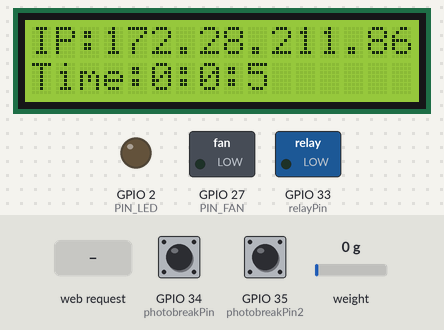
Bench run of a sketch on a simulated ESP32. Shown: 16×2 character LCD, switched loads named in the sketch (green lamp = pin HIGH), output pins drawn as LEDs (lit = HIGH). The test bench sets the inputs (shaded band); at power-on: GPIO 34 (photobreakPin) HIGH, GPIO 35 (photobreakPin2) HIGH, weight on the scale 0 g. WiFi joins after 1.5 s; servers stay silent unless stated; storage starts empty; what the sketch prints to the serial monitor is not drawn.

Above: at 5.4 s.
5.5 s: HTTP request GET /BUTTON_0 received
At 6.9 s:
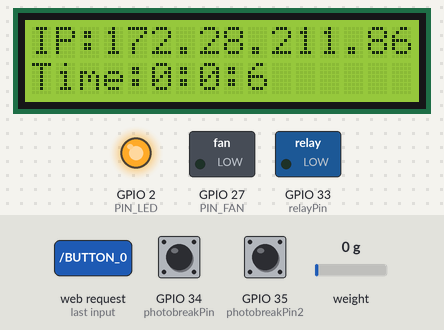
8.5 s: HTTP request GET /UPDATE_SLIDER?VALUE=1 received
At 9.5 s:
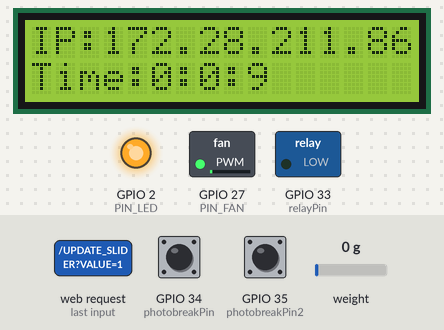
11.5 s: HTTP request GET /UPDATE_SLIDER?VALUE=120 received
At 13.8 s:
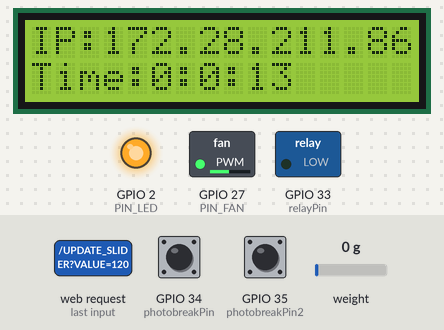
14.5 s: HTTP request GET /BUTTON_0?VALUE=1 received
At 15.6 s:
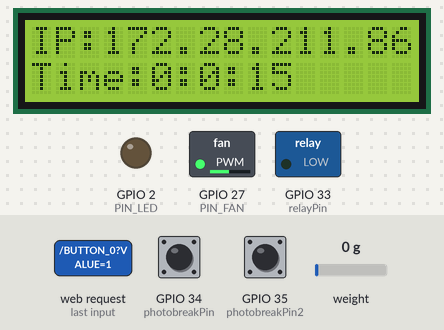
17.5 s: HTTP request GET /UPDATE_SLIDER?VALUE=1 received
At 18.8 s:
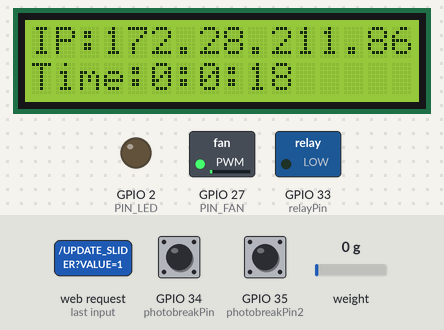
Timing chart, 0 to 20.5 s (numbered marks = the images above; inputs shaded):
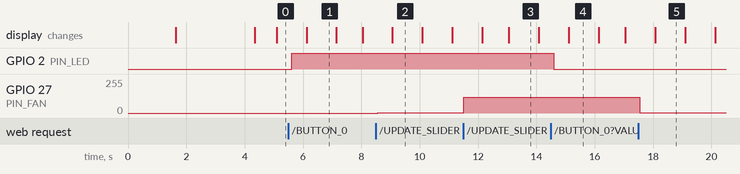

The sketch:

IntegratedXlabV11.ino
```cpp
#include <WiFi.h>       // standard library
#include <WebServer.h>  // standard library
#include "SuperMon.h"   // .h file that stores your html page code
#include <FS.h>
#include <SD.h>
#include <SPI.h>    //SD card
#include <HX711.h>  //Load cell
#include <Wire.h>   //LCD
#include <LiquidCrystal_I2C.h>

#define USE_INTRANET
#define DEBUGMODE
#define LOCAL_SSID "DukeVisitor"
#define LOCAL_PASS NULL
#define AP_SSID "TestWebSite"
#define AP_PASS "023456789"

// start your defines for pins for sensors, outputs etc.
#define PIN_OUTPUT 26 // connected to nothing but an example of a digital write from the web page
#define PIN_FAN 27    // pin 27 and is a PWM signal to control a fan speed
#define PIN_LED 2     //On board LED
#define PIN_A0 34     // some analog input sensor
#define PIN_A1 35     // some analog input sensor

// variables to store measure data and sensor states
int BitsA0 = 0;
float BitsA1 = 0;
float VoltsA0 = 0, VoltsA1 = 0;
int FanSpeed = 0;
bool LED0 = false, SomeOutput = false;
uint32_t SensorUpdate = 0;
int FanRPM = 0;
char XML[2048];
char buf[32];
IPAddress Actual_IP;
IPAddress PageIP(192, 168, 1, 1);
IPAddress gateway(192, 168, 1, 1);
IPAddress subnet(255, 255, 255, 0);
IPAddress ip;

// gotta create a server
WebServer server(80);

//OTHER THINGS FROM INTEGRATION

//sd start
/*
 * Connect the SD card to the following pins:
 *
 * SD Card | ESP32
 *    D2       -
 *    D3       SS
 *    CMD      MOSI
 *    VSS      GND
 *    VDD      3.3V
 *    CLK      SCK
 *    VSS      GND
 *    D0       MISO
 *    D1       -
 */

// load cell
#define calibration_factor -100448.4 //FOR LOAD CELL
#define LOADCELL_DAT_PIN  4 //These 2 for load cell
#define LOADCELL_CLK_PIN  15 //These 2 for load cell

// Pin connected to the digital output of the photobreak sensor

const int photobreakPin = 34;
const int photobreakPin2 = 35;

int rpm = 0;
int rpm2 = 0;
int difference = 0;
unsigned long millisBefore;
unsigned long millisBefore2;
unsigned long timesincewrite;
volatile int interruptCount;
volatile int interruptCount2;
String rpmstr;
String rpmstr2;
String Weightstr;

const int relayPin = 33; // Define the pin for the relay switch
const int differenceThreshold = 950; // Set the difference threshold value
bool relaystate = false;

File myFile;
HX711 scale;
LiquidCrystal_I2C lcd(0x27, 16, 2); // Set the LCD address to 0x27 for a 16 chars and 2 line display


//SETUP STARTS HERE -------------------------------------

void setup() {

  // standard stuff here
  Serial.begin(9600);

  pinMode(relayPin, OUTPUT); // Set relay pin as output

  if(!SD.begin()){
        Serial.println("Card Mount Failed");
        return;
    }
    uint8_t cardType = SD.cardType();

    if(cardType == CARD_NONE){
        Serial.println("No SD card attached");
        return;
    }

    Serial.print("SD Card Type: ");
    if(cardType == CARD_MMC){
        Serial.println("MMC");
    } else if(cardType == CARD_SD){
        Serial.println("SDSC");
    } else if(cardType == CARD_SDHC){
        Serial.println("SDHC");
    } else {
        Serial.println("UNKNOWN");
    }

    uint64_t cardSize = SD.cardSize() / (1024 * 1024);
    Serial.printf("SD Card Size: %lluMB\n", cardSize);

    listDir(SD, "/", 0);
    createDir(SD, "/mydir");
    listDir(SD, "/", 0);
    removeDir(SD, "/mydir");
    listDir(SD, "/", 2);
    writeFile(SD, "/hello.txt", "Hello there~313414123 ");
    appendFile(SD, "/hello.txt", "World! Hold on\n");
    readFile(SD, "/hello.txt");
    deleteFile(SD, "/foo.txt");
    renameFile(SD, "/hello.txt", "/foo.txt");
    readFile(SD, "/foo.txt");

    writeFile(SD, "/data.txt", "Time,Load,RPM1,RPM2\n");

    Serial.printf("Total space: %lluMB\n", SD.totalBytes() / (1024 * 1024));
    Serial.printf("Used space: %lluMB\n", SD.usedBytes() / (1024 * 1024));

    delay(1000);

  while (!Serial) {
    ; // wait for serial port to connect. Needed for native USB port only
  }

  // LCD CODE START
  lcd.init();                       // Initialize the LCD
  lcd.backlight();                  // Turn on the backlight
  lcd.clear();                      // Clear the LCD screen
  // LCD CODE END

  // LOAD CELL SETUP BEGINS HERE
  Serial.println("Finding Scale:");
  scale.begin(LOADCELL_DAT_PIN, LOADCELL_CLK_PIN);
  scale.set_scale(calibration_factor);
  scale.tare(); //zeros the loadcell

  //LOAD CELL SETUP ENDS HERE

  //ENCODER SETUP STARTS HERE

  // Set the photobreak pin as input
  pinMode(photobreakPin, INPUT);
  pinMode(photobreakPin2, INPUT);
  // Attach an interrupt to the photobreak pin
  attachInterrupt(digitalPinToInterrupt(photobreakPin), photobreakInterrupt, FALLING);
  attachInterrupt(digitalPinToInterrupt(photobreakPin2), photobreakInterrupt2, FALLING);

  //ENCODER SETUP ENDS HERE

  pinMode(PIN_FAN, OUTPUT);
  pinMode(PIN_LED, OUTPUT);

  // turn off led
  LED0 = false;
  digitalWrite(PIN_LED, LED0);

  // configure LED PWM functionalitites
  ledcSetup(0, 10000, 8);
  ledcAttachPin(PIN_FAN, 0);
  ledcWrite(0, FanSpeed);

  // if your web page or XML are large, you may not get a call back from the web page
  // and the ESP will think something has locked up and reboot the ESP
  // not sure I like this feature, actually I kinda hate it
  // disable watch dog timer 0
  // disableCore0WDT();

  // maybe disable watch dog timer 1 if needed
    disableCore1WDT();

  // just an update to progress
  Serial.println("starting server");

  // if you have this #define USE_INTRANET,  you will connect to your home intranet, again makes debugging easier
#ifdef USE_INTRANET
  WiFi.begin(LOCAL_SSID, LOCAL_PASS);
  while (WiFi.status() != WL_CONNECTED) {
    delay(500);
    Serial.print(".");
  }
  Serial.print("IP address: "); Serial.println(WiFi.localIP());
  Actual_IP = WiFi.localIP();
#endif

  // if you don't have #define USE_INTRANET, here's where you will create and access point
  // an intranet with no internet connection. But Clients can connect to your intranet and see
  // the web page you are about to serve up
#ifndef USE_INTRANET
  WiFi.softAP(AP_SSID, AP_PASS);
  delay(100);
  WiFi.softAPConfig(PageIP, gateway, subnet);
  delay(100);
  Actual_IP = WiFi.softAPIP();
  Serial.print("IP address: "); Serial.println(Actual_IP);
#endif

  printWifiStatus();

  // these calls will handle data coming back from your web page
  // this one is a page request, upon ESP getting / string the web page will be sent
  server.on("/", SendWebsite);

  // upon esp getting /XML string, ESP will build and send the XML, this is how we refresh
  // just parts of the web page
  server.on("/xml", SendXML);

  // upon ESP getting /UPDATE_SLIDER string, ESP will execute the UpdateSlider function
  // same notion for the following .on calls
  // add as many as you need to process incoming strings from your web page
  // as you can imagine you will need to code some javascript in your web page to send such strings
  // this process will be documented in the SuperMon.h web page code
  server.on("/UPDATE_SLIDER", UpdateSlider);
  server.on("/BUTTON_0", ProcessButton_0);
  server.on("/BUTTON_1", ProcessButton_1);

  // finally begin the server
  server.begin();

}

void loop() {

  //START LOAD CELL

  //Serial.print("Reading: ");
  float Weight = scale.get_units();
  if (Weight <= 0.0) {
      Weight = - Weight;
  }
  BitsA1 = Weight;
  //Serial.print(Weight, 1);
  //Serial.print(" lbs");
  //Serial.println();

  //END LOAD CELL

  if (millis() - millisBefore > 1000) {
    rpm = interruptCount * 60 / 20;
    BitsA0 = rpm;
    interruptCount = 0;
    millisBefore = millis();
  }

  if (millis() - millisBefore2 > 1000) {
    rpm2 = interruptCount2 * 60 / 20;
    interruptCount2 = 0;
    millisBefore2 = millis();
  }

  // Calculate the difference betweent the rpms
  difference = abs(rpm - rpm2);

  // Check if the difference is greater than the threshold
  if (difference > differenceThreshold) {
    relaystate  = true;
  }

  if (relaystate){
    digitalWrite(relayPin, HIGH); // Activate relay (stops the motor)
  }

  unsigned long currentMillis = millis(); // Get current time in milliseconds

  // Convert milliseconds to hours, minutes, seconds, and milliseconds
  unsigned long hours = currentMillis / 3600000;
  unsigned long minutes = (currentMillis % 3600000) / 60000;
  unsigned long seconds = ((currentMillis % 3600000) % 60000) / 1000;
  unsigned long milliseconds = currentMillis % 1000;

  // Create a string for the timestamp
  String timestamp = String(hours) + ":" + String(minutes) + ":" + String(seconds) + "." + String(milliseconds);
  String timestampSHORT = String(hours) + ":" + String(minutes) + ":" + String(seconds);

  lcd.setCursor(0,0);
  lcd.print("IP:172.28.211.86");
  lcd.setCursor(0,1);
  lcd.print("Time:");
  lcd.setCursor(5, 1);
  lcd.print(timestampSHORT);

  Weightstr = String(Weight);
  rpmstr = String(rpm);
  rpmstr2 = String(rpm2);

  // Combine timestamp other data for each row
  String entry = timestamp + "," + Weightstr + "," + rpmstr + "," + rpmstr2 + "\n";


  if ((millis() - timesincewrite) >= 1000){
    timesincewrite = millis();
    appendFile(SD, "/data.txt", entry.c_str());
  }

  // no matter what you must call this handleClient repeatidly--otherwise the web page
  // will not get instructions to do something
  server.handleClient();

}

//START SD FUNCTIONS
void listDir(fs::FS &fs, const char * dirname, uint8_t levels){
    Serial.printf("Listing directory: %s\n", dirname);

    File root = fs.open(dirname);
    if(!root){
        Serial.println("Failed to open directory");
        return;
    }
    if(!root.isDirectory()){
        Serial.println("Not a directory");
        return;
    }

    File file = root.openNextFile();
    while(file){
        if(file.isDirectory()){
            Serial.print("  DIR : ");
            Serial.println(file.name());
            if(levels){
                listDir(fs, file.path(), levels -1);
            }
        } else {
            Serial.print("  FILE: ");
            Serial.print(file.name());
            Serial.print("  SIZE: ");
            Serial.println(file.size());
        }
        file = root.openNextFile();
    }
}

void createDir(fs::FS &fs, const char * path){
    Serial.printf("Creating Dir: %s\n", path);
    if(fs.mkdir(path)){
        Serial.println("Dir created");
    } else {
        Serial.println("mkdir failed");
    }
}

void removeDir(fs::FS &fs, const char * path){
    Serial.printf("Removing Dir: %s\n", path);
    if(fs.rmdir(path)){
        Serial.println("Dir removed");
    } else {
        Serial.println("rmdir failed");
    }
}

void readFile(fs::FS &fs, const char * path){
    Serial.printf("Reading file: %s\n", path);

    File file = fs.open(path);
    if(!file){
        Serial.println("Failed to open file for reading");
        return;
    }

    Serial.print("Read from file: ");
    while(file.available()){
        Serial.write(file.read());
    }
    file.close();
}

void writeFile(fs::FS &fs, const char * path, const char * message){
    Serial.printf("Writing file: %s\n", path);

    File file = fs.open(path, FILE_WRITE);
    if(!file){
        Serial.println("Failed to open file for writing");
        return;
    }
    if(file.print(message)){
        Serial.println("File written");
    } else {
        Serial.println("Write failed");
    }
    file.close();
}

void appendFile(fs::FS &fs, const char * path, const char * message){
    Serial.printf("Appending to file: %s\n", path);

    File file = fs.open(path, FILE_APPEND);
    if(!file){
        Serial.println("Failed to open file for appending");
        return;
    }
    if(file.print(message)){
        Serial.println("Message appended");
    } else {
        Serial.println("Append failed");
    }
    file.close();
}

void renameFile(fs::FS &fs, const char * path1, const char * path2){
    Serial.printf("Renaming file %s to %s\n", path1, path2);
    if (fs.rename(path1, path2)) {
        Serial.println("File renamed");
    } else {
        Serial.println("Rename failed");
    }
}

void deleteFile(fs::FS &fs, const char * path){
    Serial.printf("Deleting file: %s\n", path);
    if(fs.remove(path)){
        Serial.println("File deleted");
    } else {
        Serial.println("Delete failed");
    }
}

void testFileIO(fs::FS &fs, const char * path){
    File file = fs.open(path);
    static uint8_t buf[512];
    size_t len = 0;
    uint32_t start = millis();
    uint32_t end = start;
    if(file){
        len = file.size();
        size_t flen = len;
        start = millis();
        while(len){
            size_t toRead = len;
            if(toRead > 512){
                toRead = 512;
            }
            file.read(buf, toRead);
            len -= toRead;
        }
        end = millis() - start;
        Serial.printf("%u bytes read for %u ms\n", flen, end);
        file.close();
    } else {
        Serial.println("Failed to open file for reading");
    }


    file = fs.open(path, FILE_WRITE);
    if(!file){
        Serial.println("Failed to open file for writing");
        return;
    }

    size_t i;
    start = millis();
    for(i=0; i<2048; i++){
        file.write(buf, 512);
    }
    end = millis() - start;
    Serial.printf("%u bytes written for %u ms\n", 2048 * 512, end);
    file.close();
}


//END SD FUNCTIONS


//START ENCODER FUNCTIONS

// Interrupt service routine to count interruptions
void photobreakInterrupt() {
  // Increment the interruption count
  interruptCount++;
}

void photobreakInterrupt2() {
  // Increment the interruption count
  interruptCount2++;
}

//END ENCODER FUNCTIONS


// function managed by an .on method to handle slider actions on the web page
// this example will get the passed string called VALUE and conver to a pwm value
// and control the fan speed
void UpdateSlider() {

  // many I hate strings, but wifi lib uses them...
  String t_state = server.arg("VALUE");

  // conver the string sent from the web page to an int
  FanSpeed = t_state.toInt();
  Serial.print("UpdateSlider"); Serial.println(FanSpeed);
  // now set the PWM duty cycle
  ledcWrite(0, FanSpeed);


  // YOU MUST SEND SOMETHING BACK TO THE WEB PAGE--BASICALLY TO KEEP IT LIVE

  // option 1: send no information back, but at least keep the page live
  // just send nothing back
  // server.send(200, "text/plain", ""); //Send web page

  // option 2: send something back immediately, maybe a pass/fail indication, maybe a measured value
  // here is how you send data back immediately and NOT through the general XML page update code
  // my simple example guesses at fan speed--ideally measure it and send back real data
  // i avoid strings at all cost, hence all the code to start with "" in the buffer and build a
  // simple piece of data
  FanRPM = map(FanSpeed, 0, 255, 0, 2400);

  strcpy(buf, "");
  sprintf(buf, "%d", FanRPM);
  sprintf(buf, buf);

  // now send it back
  server.send(200, "text/plain", buf); //Send web page

}


// now process button_0 press from the web site. Typical applications are the used on the web client can
// turn on / off a light, a fan, disable something etc

void ProcessButton_0() {

  //

  LED0 = !LED0;
  digitalWrite(PIN_LED, LED0);
  Serial.print("Button 0 "); Serial.println(LED0);
  // regardless if you want to send stuff back to client or not
  // you must have the send line--as it keeps the page running
  // if you don't want feedback from the MCU--or let the XML manage
  // sending feeback

  // option 1 -- keep page live but dont send any thing
  // here i don't need to send and immediate status, any status
  // like the illumination status will be send in the main XML page update
  // code
  server.send(200, "text/plain", ""); //Send web page

  // option 2 -- keep page live AND send a status
  // if you want to send feed back immediataly
  // note you must have reading code in the java script
  /*
    if (LED0) {
    server.send(200, "text/plain", "1"); //Send web page
    }
    else {
    server.send(200, "text/plain", "0"); //Send web page
    }
  */

}

// same notion for processing button_1
void ProcessButton_1() {

  // just a simple way to toggle a LED on/off. Much better ways to do this
  Serial.println("Button 1 press");
  SomeOutput = !SomeOutput;

  digitalWrite(PIN_OUTPUT, SomeOutput);
  Serial.print("Button 1 "); Serial.println(LED0);
  // regardless if you want to send stuff back to client or not
  // you must have the send line--as it keeps the page running
  // if you don't want feedback from the MCU--or send all data via XML use this method
  // sending feeback
  server.send(200, "text/plain", ""); //Send web page

  // if you want to send feed back immediataly
  // note you must have proper code in the java script to read this data stream
  /*
    if (some_process) {
    server.send(200, "text/plain", "SUCCESS"); //Send web page
    }
    else {
    server.send(200, "text/plain", "FAIL"); //Send web page
    }
  */
}


// code to send the main web page
// PAGE_MAIN is a large char defined in SuperMon.h
void SendWebsite() {

  Serial.println("sending web page");
  // you may have to play with this value, big pages need more porcessing time, and hence
  // a longer timeout that 200 ms
  server.send(200, "text/html", PAGE_MAIN);

}

// code to send the main web page
// I avoid string data types at all cost hence all the char mainipulation code
void SendXML() {
  // Serial.println("sending xml");

  strcpy(XML, "<?xml version = '1.0'?>\n<Data>\n");

  // send bitsA0
  sprintf(buf, "<B0>%d</B0>\n", BitsA0);
  strcat(XML, buf);
  // send Volts0
  sprintf(buf, "<V0>%d.%d</V0>\n", (int) (VoltsA0), abs((int) (VoltsA0 * 10)  - ((int) (VoltsA0) * 10)));
  strcat(XML, buf);

  // convert BitsA1 to string
  char bitsA1String[4];
  dtostrf(BitsA1, 4, 2, bitsA1String); // 4 is the total number of digits including decimal point and fraction digits

  // send bits1
  sprintf(buf, "<B1>%s</B1>\n", bitsA1String);
  strcat(XML, buf);
  // send Volts1
  sprintf(buf, "<V1>%d.%d</V1>\n", (int) (VoltsA1), abs((int) (VoltsA1 * 10)  - ((int) (VoltsA1) * 10)));
  strcat(XML, buf);

  // show led0 status
  if (LED0) {
    strcat(XML, "<LED>1</LED>\n");
  }
  else {
    strcat(XML, "<LED>0</LED>\n");
  }

  if (SomeOutput) {
    strcat(XML, "<SWITCH>1</SWITCH>\n");
  }
  else {
    strcat(XML, "<SWITCH>0</SWITCH>\n");
  }

  strcat(XML, "</Data>\n");

  Serial.println(XML);

  server.send(200, "text/xml", XML);
}


// I think I got this code from the wifi example
void printWifiStatus() {

  // print the SSID of the network you're attached to:
  Serial.print("SSID: ");
  Serial.println(WiFi.SSID());

  // print your WiFi shield's IP address:
  ip = WiFi.localIP();
  Serial.print("IP Address: ");
  Serial.println(ip);

  // print the received signal strength:
  long rssi = WiFi.RSSI();
  Serial.print("signal strength (RSSI):");
  Serial.print(rssi);
  Serial.println(" dBm");
  // print where to go in a browser:
  Serial.print("Open http://");
  Serial.println(ip);
}

// end of code
```

Source omitted: SuperMon.h (14884 bytes)

Measured:
- after the input at 5.5 s, GPIO 2 (PIN_LED): LOW → HIGH after 0.12 s
- after the input at 8.5 s, GPIO 27 (PIN_FAN): 0/255 → 1/255 after 0.06 s
- after the input at 11.5 s, GPIO 27 (PIN_FAN): 1/255 → 120/255 at once
- after the input at 14.5 s, GPIO 2 (PIN_LED): HIGH → LOW after 0.10 s
- after the input at 17.5 s, GPIO 27 (PIN_FAN): 120/255 → 1/255 after 0.05 s
- what the display in image 1 shows lasts 1.0 s, from 6.1 s to 7.1 s
